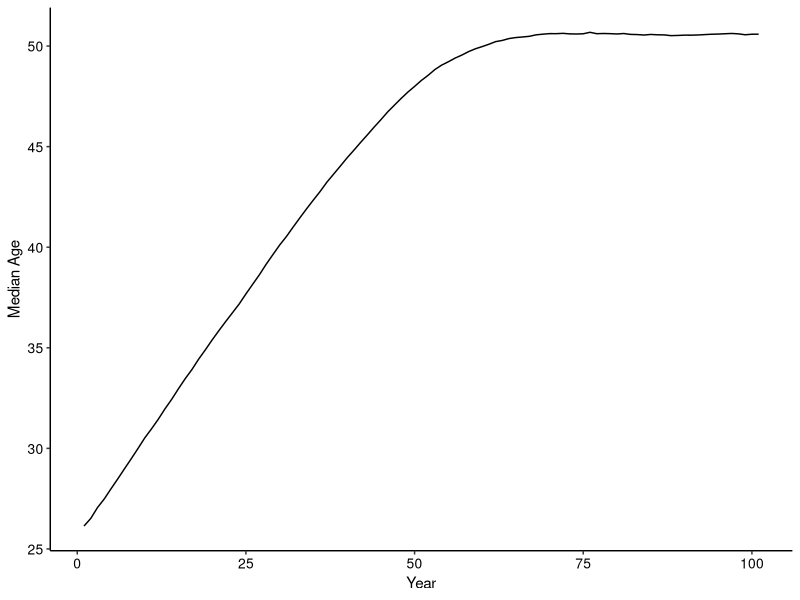
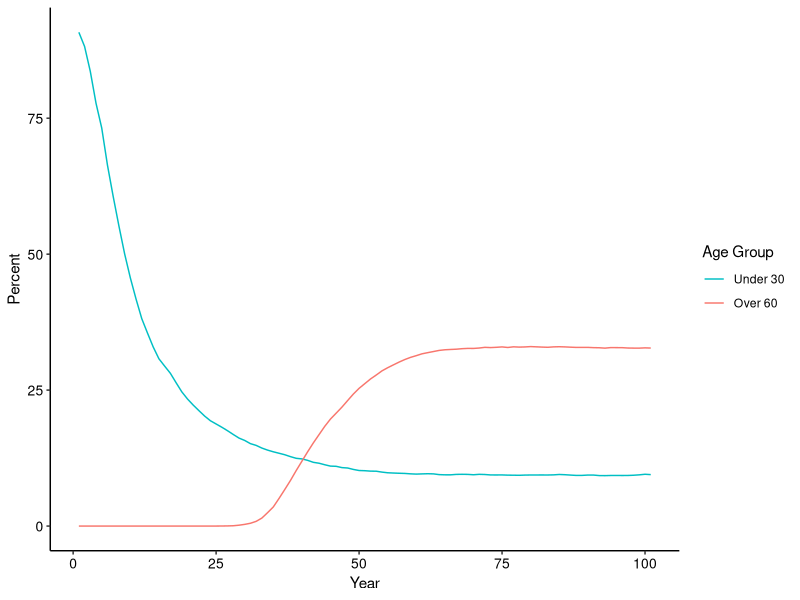
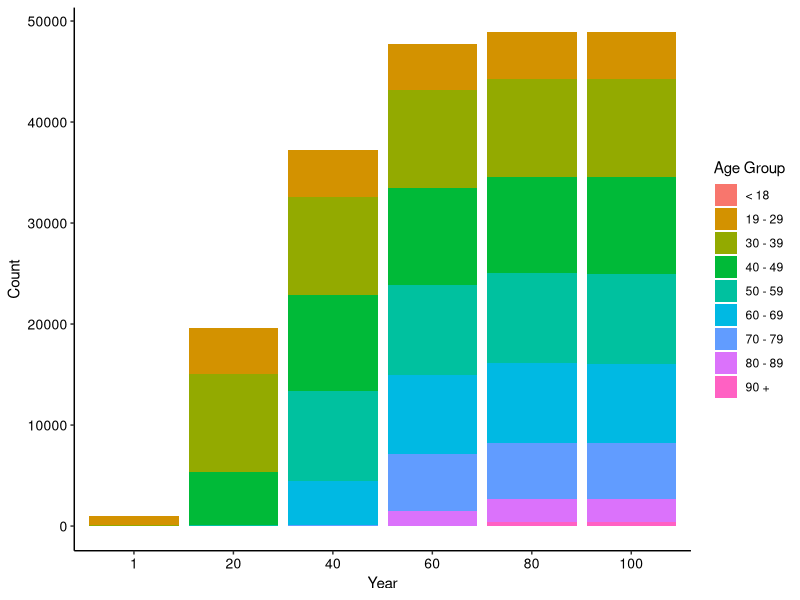
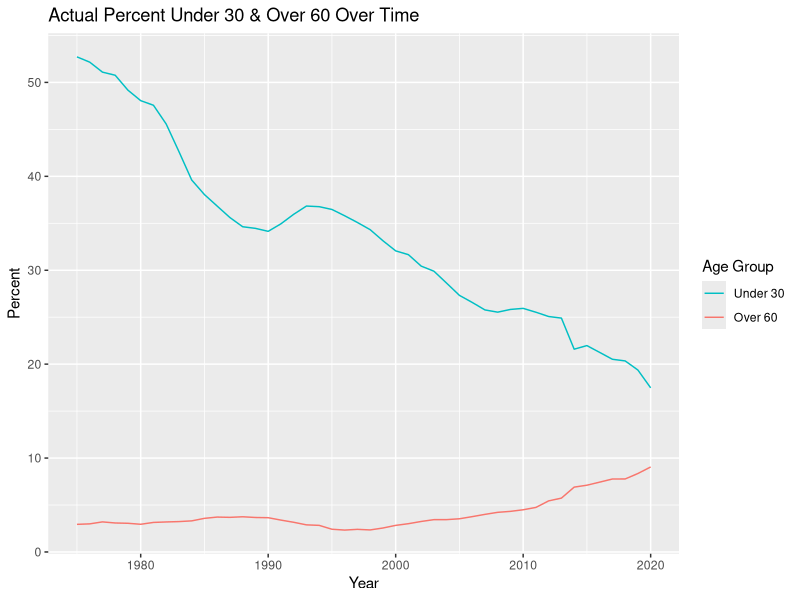
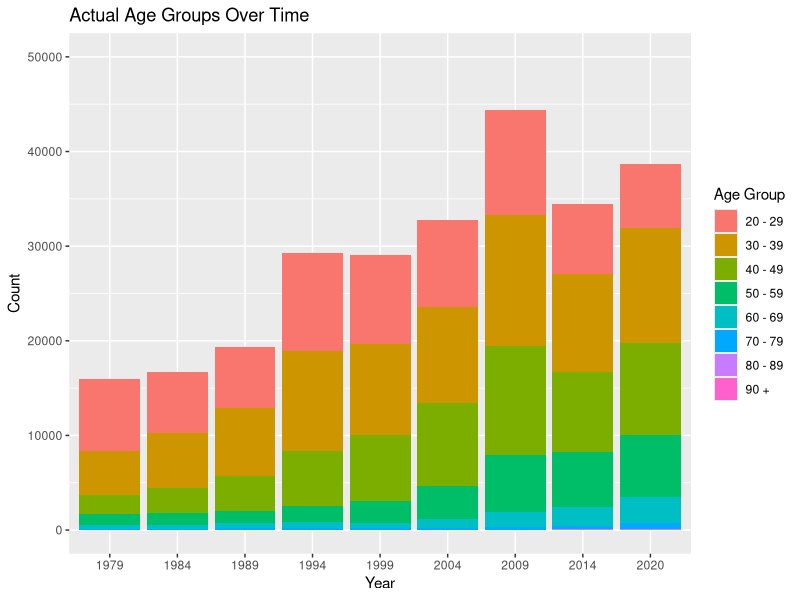
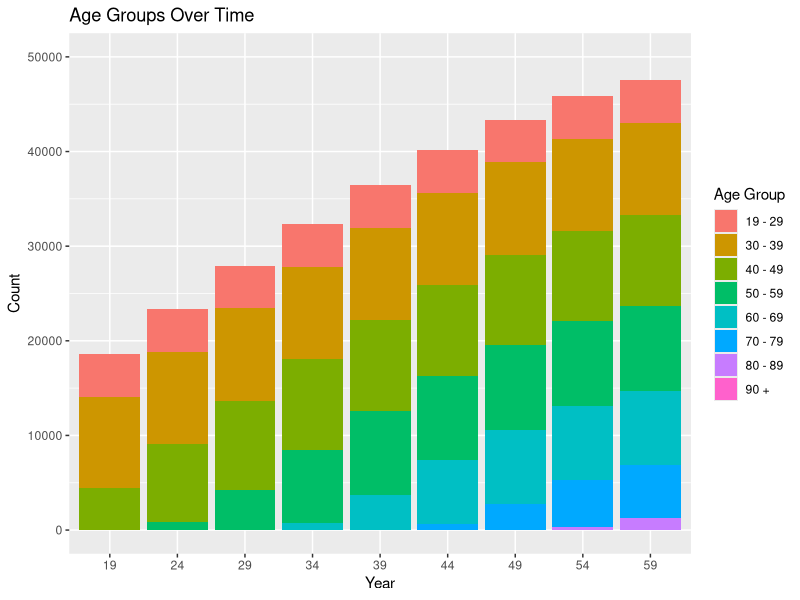
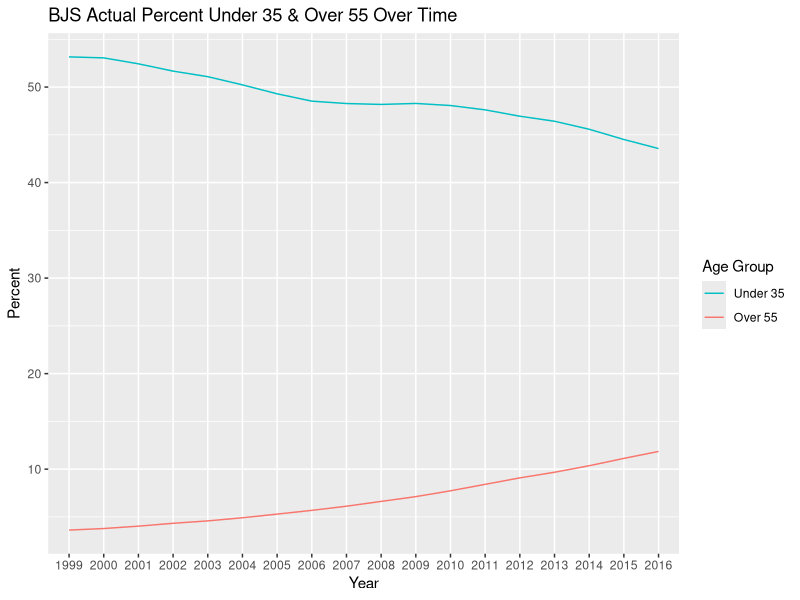
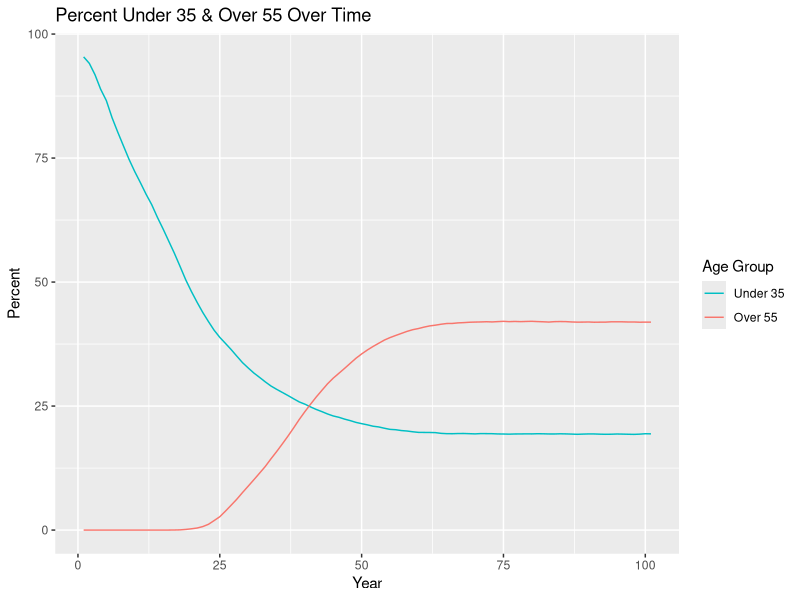

These charts were generated, in order, by the following R code:
## ---- chunk 1
knitr::opts_chunk$set(echo = TRUE)
## ---- chunk 2
library(tidyverse)
## ---- chunk 3
set.seed(12345)
## ---- chunk 4
pop_n <- 1000
pop_mean <- 26
pop_sd <- 3
parole_eligibility <- 20
parole_prob <- 0.9
## ---- chunk 5
population <- 
  rnorm(n = pop_n, mean = pop_mean, sd = pop_sd) %>% 
  enframe() %>% 
  select(value) %>% 
  rename(original_age = value) %>% 
  mutate(current_age = original_age, years_incarcerated = 0)

overall <-
  tibble(year = 1, total = nrow(population), 
         median_age = median(population$current_age)) %>% 
  mutate("< 18" = pull(count(filter(population, current_age < 19))),
         "19 - 29" = pull(count(filter(population, current_age >= 19 & current_age < 30))),
         "30 - 39" = pull(count(filter(population, current_age >= 30 & current_age < 40))),
         "40 - 49" = pull(count(filter(population, current_age >= 40 & current_age < 50))),
         "50 - 59" = pull(count(filter(population, current_age >= 50 & current_age < 60))),
         "60 - 69" = pull(count(filter(population, current_age >= 60 & current_age < 70))),
         "70 - 79" = pull(count(filter(population, current_age >= 70 & current_age < 80))),
         "80 - 89" = pull(count(filter(population, current_age >= 80 & current_age < 90))),
         "90 +" = pull(count(filter(population, current_age >= 90))))
## ---- chunk 6
one_year_population <- function(data) {
  # age & years incarcerated increases by 1
  data$current_age <- data$current_age + 1
  data$years_incarcerated <- data$years_incarcerated + 1
  
  # creates age group cohorts & randomly removes fraction based on cohort
  less_than_18 <- filter(data, current_age < 19)
  less_than_18 <- sample_frac(less_than_18, (1 - 0.0007))
  
  `19_to_29` <- filter(data, current_age >= 19 & current_age < 30)
  `19_to_29` <- sample_frac(`19_to_29`, (1 - 0.0013))
  
  `30_to_39` <- filter(data, current_age >= 30 & current_age < 40)
  `30_to_39` <- sample_frac(`30_to_39`, (1 - 0.0019))
  
  `40_to_49` <- filter(data, current_age >= 40 & current_age < 50)
  `40_to_49` <- sample_frac(`40_to_49`, (1 - 0.0040))
  
  `50_to_59` <- filter(data, current_age >= 50 & current_age < 60)
  `50_to_59` <- sample_frac(`50_to_59`, (1 - 0.0088))
  
  `60_to_69` <- filter(data, current_age >= 60 & current_age < 70)
  `60_to_69` <- sample_frac(`60_to_69`, (1 - 0.0178))
  
  `70_to_79` <- filter(data, current_age >= 70 & current_age < 80)
  `70_to_79` <- sample_frac(`70_to_79`, (1 - 0.0439))
  
  `80_to_89` <- filter(data, current_age >= 80 & current_age < 90)
  `80_to_89` <- sample_frac(`80_to_89`, (1 - 0.1345))
  
  over_90 <- filter(data, current_age >= 90)
  over_90 <- sample_frac(over_90, (1 - 0.2000))
  
  data <- do.call("rbind", list(less_than_18, `19_to_29`, `30_to_39`, `40_to_49`, `50_to_59`, 
                                `60_to_69`,`70_to_79`, `80_to_89`, over_90))
  
  # adds 1000 more
  incoming <- 
    rnorm(n = pop_n, mean = pop_mean, sd = pop_sd) %>% 
    enframe() %>% 
    select(value) %>% 
    rename(original_age = value) %>% 
    mutate(current_age = original_age, years_incarcerated = 0)
  data <- rbind(data, incoming)
  
  # removes any observations with age less than 16 or greater than 100
  data <- data %>% 
    filter(current_age >= 16 & current_age < 100)
}

one_year_overall <- function(data, p) {
    incoming <-
      tibble(year = last(data$year) + 1, total = nrow(p),
             median_age = median(p$current_age)) %>% 
        mutate("< 18" = pull(count(filter(p, current_age < 19))),
               "19 - 29" = pull(count(filter(p, current_age >= 19 & current_age < 30))),
               "30 - 39" = pull(count(filter(p, current_age >= 30 & current_age < 40))),
               "40 - 49" = pull(count(filter(p, current_age >= 40 & current_age < 50))),
               "50 - 59" = pull(count(filter(p, current_age >= 50 & current_age < 60))),
               "60 - 69" = pull(count(filter(p, current_age >= 60 & current_age < 70))),
               "70 - 79" = pull(count(filter(p, current_age >= 70 & current_age < 80))),
               "80 - 89" = pull(count(filter(p, current_age >= 80 & current_age < 90))),
               "90 +" = pull(count(filter(p, current_age >= 90))))
    data <- rbind(data, incoming)
}
## ---- chunk 7
# extend 100 years until stable
no_parole_population <- population
no_parole_overall <- overall

for (i in 1:100) {
  no_parole_population <- one_year_population(no_parole_population)
  no_parole_overall <- one_year_overall(no_parole_overall, no_parole_population)
}
## ---- chunk 8
ggplot(data = no_parole_overall, mapping = aes(x = year, y = median_age)) +
  geom_line() +
  labs(x = "Year", y = "Median Age") +
  theme_classic() +
  theme(axis.text.x = element_text(color = "#000000", size = 10),
        axis.text.y = element_text(color = "#000000", size = 10))

no_parole_overall %>% 
  mutate(under_30 = (`19 - 29` + `< 18`) / total * 100, 
         over_60 = (`60 - 69` + `70 - 79` + `80 - 89` + `90 +`) / total * 100) %>% 
  select(year, under_30, over_60) %>% 
  ggplot(data = ., mapping = aes(x = year, group = 1)) +
  geom_line(mapping = aes(y = under_30, color = "under_30")) +
  geom_line(mapping = aes(y = over_60, color = "over_60")) +
  labs(x = "Year", y = "Percent") +
  scale_color_discrete(name = "Age Group",
                       breaks = c("under_30", "over_60"), labels = c("Under 30", "Over 60")) +
  theme_classic() +
  theme(axis.text.x = element_text(color = "#000000", size = 10),
        axis.text.y = element_text(color = "#000000", size = 10))

no_parole_overall_long <- no_parole_overall %>% 
  select(year, `< 18`:`90 +`) %>% 
  mutate(year = as.character(year)) %>% 
  pivot_longer(-year, names_to = "age_group", values_to = "count")

ggplot(data = no_parole_overall_long, mapping = aes(x = year, y = count, fill = age_group)) +
  geom_bar(position = "stack", stat = "identity") +
  labs(x = "Year", y = "Count") +
  scale_x_discrete(limits = c("1", "20", "40", "60", "80", "100")) +
  scale_fill_discrete(name = "Age Group",
                      breaks = c("< 18", "19 - 29", "30 - 39", "40 - 49", "50 - 59", "60 - 69",
                                 "70 - 79", "80 - 89", "90 +")) +
  theme_classic() +
  theme(axis.text.x = element_text(color = "#000000", size = 10),
        axis.text.y = element_text(color = "#000000", size = 10))
## ---- chunk 9
simulation_base <- no_parole_overall %>% 
  filter(year == 100) %>%
  mutate(`< 18` = `< 18` / total * 100, `19 - 29` = `19 - 29` / total * 100,
         `30 - 39` = `30 - 39` / total * 100, `40 - 49` = `40 - 49` / total * 100,
         `50 - 59` = `50 - 59` / total * 100, `60 - 69` = `60 - 69` / total * 100,
         `70 - 79` = `70 - 79` / total * 100, `80 - 89` = `80 - 89` / total * 100,
         `90 +` = `90 +` / total * 100) %>% 
  select(total:`90 +`)

simulation_base_alt <- no_parole_overall %>% 
  filter(year == 100) %>% 
  mutate(under_30 = (`19 - 29` + `< 18`) / total * 100, 
         over_60 = (`60 - 69` + `70 - 79` + `80 - 89` + `90 +`) / total * 100) %>% 
  select(total, median_age, under_30, over_60)
## ---- chunk 10
bar_race <- no_parole_overall %>% 
  select(year, `< 18`:`90 +`) %>% 
  mutate(year = as.character(year)) %>% 
  pivot_longer(-year, names_to = "age_group", values_to = "count") %>% 
  pivot_wider(names_from = "year", values_from = "count")
## ---- chunk 11
nc <- read.csv("nc.csv")
nc %>% 
  mutate(Under30 = (AgeUnder20 + Age20to29) / PrisonPopulation * 100, 
         Over60 = (Age60to69 + Age70to79 + Age80to89 + Age90over) / PrisonPopulation * 100) %>% 
  select(year, PrisonPopulation, Under30, Over60) %>% 
  ggplot(data = ., mapping = aes(x = year, group = 1)) +
  geom_line(mapping = aes(y = Under30, color = "Under30")) +
  geom_line(mapping = aes(y = Over60, color = "Over60")) +
  labs(title = "Actual Percent Under 30 & Over 60 Over Time", x = "Year", y = "Percent") +
  scale_color_discrete(name = "Age Group",
                       breaks = c("Under30", "Over60"), labels = c("Under 30", "Over 60"))

nc_long <- nc %>% 
  select(year, AgeUnder20:Age90over) %>% 
  mutate(year = as.character(year)) %>% 
  pivot_longer(-year, names_to = "age_group", values_to = "count")

nc_long %>% 
  filter(age_group != "AgeUnder20") %>% 
  ggplot(data = ., mapping = aes(x = year, y = count, fill = age_group)) +
  geom_col() +
  labs(title = "Actual Age Groups Over Time", x = "Year", y = "Count") +
  scale_x_discrete(limits = c("1979", "1984", "1989", "1994", "1999", "2004", "2009", "2014", 
                              "2020")) +
  expand_limits(y = c(0, 50000)) +
  scale_fill_discrete(name = "Age Group",
                      breaks = c("Age20to29", "Age30to39", "Age40to49", "Age50to59", 
                                 "Age60to69", "Age70to79", "Age80to89", "Age90over"),
                      labels = c("20 - 29", "30 - 39", "40 - 49", "50 - 59", "60 - 69",
                                 "70 - 79", "80 - 89", "90 +"))

no_parole_overall_long %>% 
  filter(age_group != "< 18") %>% 
  ggplot(data = ., mapping = aes(x = year, y = count, fill = age_group)) +
  geom_col() +
  labs(title = "Age Groups Over Time", x = "Year", y = "Count") +
  scale_x_discrete(limits = c("19", "24", "29", "34", "39", "44", "49", "54", "59")) +
  expand_limits(y = c(0, 50000)) +
  scale_fill_discrete(name = "Age Group",
                      breaks = c("19 - 29", "30 - 39", "40 - 49", "50 - 59", "60 - 69",
                                 "70 - 79", "80 - 89", "90 +"))
## ---- chunk 12
actual_nc <- nc %>% 
  filter(year == 2020) %>% 
  mutate(AgeUnder20 = AgeUnder20 / PrisonPopulation * 100,
         Age20to29 = Age20to29 / PrisonPopulation * 100, 
         Age30to39 = Age30to39 / PrisonPopulation * 100, 
         Age40to49 = Age40to49 / PrisonPopulation * 100, 
         Age50to59 = Age50to59 / PrisonPopulation * 100, 
         Age60to69 = Age60to69 / PrisonPopulation * 100, 
         Age70to79 = Age70to79 / PrisonPopulation * 100, 
         Age80to89 = Age80to89 / PrisonPopulation * 100, 
         Age90over = Age90over / PrisonPopulation * 100)
## ---- chunk 13
bjs <- read.csv("bjs.csv")
bjs_wide <- bjs %>% 
  select(RPTYEAR, AGEYREND, n) %>% 
  mutate(RPTYEAR = as.character(RPTYEAR)) %>% 
  pivot_wider(names_from = "AGEYREND", values_from = "n") %>% 
  mutate(total = `(1) 18-24 years` + `(2) 25-34 years` + `(3) 35-44 years` + 
           `(4) 45-54 years` + `(5) 55+ years`)

bjs_wide %>% 
  mutate(under_35 = (`(1) 18-24 years` + `(2) 25-34 years`) / total * 100, 
         over_55 = `(5) 55+ years` / total * 100) %>% 
  select(RPTYEAR, under_35, over_55) %>% 
  ggplot(data = ., mapping = aes(x = RPTYEAR, group = 1)) +
  geom_line(mapping = aes(y = under_35, color = "under_35")) +
  geom_line(mapping = aes(y = over_55, color = "over_55")) + 
  labs(title = "BJS Actual Percent Under 35 & Over 55 Over Time", x = "Year", y = "Percent") +
  scale_color_discrete(name = "Age Group", 
                       breaks = c("under_35", "over_55"), labels = c("Under 35", "Over 55"))

no_parole_overall %>% 
  mutate(under_35 = (`30 - 39` / 2 + `19 - 29` + `< 18`) / total * 100,
         over_55 = (`50 - 59` / 2 + `60 - 69` + `70 - 79` + `80 - 89` + `90 +`) / 
           total * 100) %>% 
  select(year, under_35, over_55) %>% 
  ggplot(data = ., mapping = aes(x = year, group = 1)) +
  geom_line(mapping = aes(y = under_35, color = "under_35")) +
  geom_line(mapping = aes(y = over_55, color = "over_55")) +
  labs(title = "Percent Under 35 & Over 55 Over Time", x = "Year", y = "Percent") +
  scale_color_discrete(name = "Age Group",
                       breaks = c("under_35", "over_55"), labels = c("Under 35", "Over 55"))

ggplot(data = bjs, mapping = aes(x = RPTYEAR, y = COUNT_THSNDS, fill = AGEYREND)) +
  geom_col() +
  labs(title = "BJS Actual Age Groups Over Time", x = "Year", y = "Count (in thousands)") +
  scale_fill_discrete(name = "Age Group",
                      breaks = c("(1) 18-24 years", "(2) 25-34 years", "(3) 35-44 years",
                                 "(4) 45-54 years", "(5) 55+ years"),
                      labels = c("18 - 24", "25 - 34", "35 - 44", "45 - 54", "55 +"))

no_parole_overall %>% 
  mutate(`18 - 24` = `< 18` + `19 - 29` / 2, `25 - 34` = `19 - 29` / 2 + `30 - 39` / 2,
         `35 - 44` = `30 - 39` / 2 + `40 - 49` / 2, `45 - 54` = `40 - 49` / 2 + `50 - 59` / 2,
         `55 +` = `50 - 59` / 2 + `60 - 69` + `70 - 79` + `80 - 89` + `90 +`) %>% 
  select(year, `18 - 24`:`55 +`) %>% 
  mutate(year = as.character(year)) %>% 
  pivot_longer(-year, names_to = "age_group", values_to = "count") %>% 
  ggplot(data = ., mapping = aes(x = year, y = count, fill = age_group)) +
  geom_col() +
  labs(title = "Age Groups Over Time", x = "Year", y = "Count") +
  scale_x_discrete(limits = c("19", "24", "29", "34", "39", "44", "49", "54", "59")) +
  scale_fill_discrete(name = "Age Group")
## ---- chunk 14
population_e <- no_parole_population
overall_e <- no_parole_overall
for (i in 1:100) {
  population_e <- one_year_population(population_e)
  overall_e <- one_year_overall(overall_e, population_e)
}
## ---- chunk 15
ggplot(data = overall_e, mapping = aes(x = year, y = median_age)) +
  geom_line() +
  labs(title = "Median Age Over Time", x = "Year", y = "Median Age")

overall_e %>% 
  mutate(under_30 = (`19 - 29` + `< 18`) / total * 100, 
         over_60 = (`60 - 69` + `70 - 79` + `80 - 89` + `90 +`) / total * 100) %>% 
  select(year, under_30, over_60) %>% 
  ggplot(data = ., mapping = aes(x = year, group = 1)) +
  geom_line(mapping = aes(y = under_30, color = "under_30")) +
  geom_line(mapping = aes(y = over_60, color = "over_60")) +
  labs(title = "Percent Under 30 & Over 60 Over Time", x = "Year", y = "Count") +
  scale_color_discrete(name = "Age Group",
                       breaks = c("under_30", "over_60"), labels = c("Under 30", "Over 60"))

overall_e_long <- overall_e %>% 
  select(year, `< 18`:`90 +`) %>% 
  mutate(year = as.character(year)) %>% 
  pivot_longer(-year, names_to = "age_group", values_to = "count") %>% 
  filter(year == "1" | year == "21" | year == "41" | year == "61" | year == "81" | 
           year == "101" | year == "121" | year == "141" | year == "161" | year == "181" |
           year == "201")

ggplot(data = overall_e_long, mapping = aes(x = year, y = count, fill = age_group)) +
  geom_bar(position = "stack", stat = "identity") +
  labs(title = "Age Groups Over Time", x = "Year", y = "Count") +
  scale_x_discrete(limits = c("1", "21", "41", "61", "81", "101", "121", "141", "161", "181", 
                              "201")) +
  scale_fill_discrete(name = "Age Group",
                      breaks = c("< 18", "19 - 29", "30 - 39", "40 - 49", "50 - 59", "60 - 69",
                                 "70 - 79", "80 - 89", "90 +"))

bar_race_e <- overall_e %>% 
  select(year, `< 18`:`90 +`) %>% 
  mutate(year = as.character(year)) %>% 
  pivot_longer(-year, names_to = "age_group", values_to = "count") %>% 
  pivot_wider(names_from = "year", values_from = "count")
## ---- chunk 16
one_year_parole <- function(data) {
  # age & years incarcerated increases by 1
  data$current_age <- data$current_age + 1
  data$years_incarcerated <- data$years_incarcerated + 1
  
  # creates age group cohorts & randomly removes fraction based on cohort
  less_than_18 <- filter(data, current_age < 19)
  less_than_18 <- sample_frac(less_than_18, (1 - 0.0007))
  
  `19_to_29` <- filter(data, current_age >= 19 & current_age < 30)
  `19_to_29` <- sample_frac(`19_to_29`, (1 - 0.0013))
  
  `30_to_39` <- filter(data, current_age >= 30 & current_age < 40)
  `30_to_39` <- sample_frac(`30_to_39`, (1 - 0.0019))
  
  `40_to_49` <- filter(data, current_age >= 40 & current_age < 50)
  `40_to_49` <- sample_frac(`40_to_49`, (1 - 0.0040))
  
  `50_to_59` <- filter(data, current_age >= 50 & current_age < 60)
  `50_to_59` <- sample_frac(`50_to_59`, (1 - 0.0088))
  
  `60_to_69` <- filter(data, current_age >= 60 & current_age < 70)
  `60_to_69` <- sample_frac(`60_to_69`, (1 - 0.0178))
  
  `70_to_79` <- filter(data, current_age >= 70 & current_age < 80)
  `70_to_79` <- sample_frac(`70_to_79`, (1 - 0.0439))
  
  `80_to_89` <- filter(data, current_age >= 80 & current_age < 90)
  `80_to_89` <- sample_frac(`80_to_89`, (1 - 0.1345))
  
  over_90 <- filter(data, current_age >= 90)
  over_90 <- sample_frac(over_90, (1 - 0.2000))
  
  data <- do.call("rbind", list(less_than_18, `19_to_29`, `30_to_39`, `40_to_49`, `50_to_59`, 
                                `60_to_69`,`70_to_79`, `80_to_89`, over_90))
  
  eligible <- sample_frac(filter(data, years_incarcerated >= parole_eligibility), parole_prob)
  ineligible <- filter(data, years_incarcerated < parole_eligibility)
  data <- rbind(eligible, ineligible)
  
  # adds 1000 more
  incoming <- 
    rnorm(n = pop_n, mean = pop_mean, sd = pop_sd) %>% 
    enframe() %>% 
    select(value) %>% 
    rename(original_age = value) %>% 
    mutate(current_age = original_age, years_incarcerated = 0)
  data <- rbind(data, incoming)
  
  # removes any observations with age less than 16 or greater than 100
  data <- data %>% 
    filter(current_age >= 16 & current_age < 100)
}
## ---- chunk 17
parole_population <- population
parole_overall <- overall

for (i in 1:100) {
  parole_population <- one_year_parole(parole_population)
  parole_overall <- one_year_overall(parole_overall, parole_population)
}
## ---- chunk 18
ggplot(data = parole_overall, mapping = aes(x = year, y = median_age)) +
  geom_line() +
  labs(x = "Year", y = "Median Age") +
  theme_classic() +
  theme(axis.text.x = element_text(color = "#000000", size = 10),
        axis.text.y = element_text(color = "#000000", size = 10))

parole_overall %>% 
  mutate(under_30 = (`19 - 29` + `< 18`) / total * 100, 
         over_60 = (`60 - 69` + `70 - 79` + `80 - 89` + `90 +`) / total * 100) %>% 
  select(year, under_30, over_60) %>% 
  ggplot(data = ., mapping = aes(x = year, group = 1)) +
  geom_line(mapping = aes(y = under_30, color = "under_30")) +
  geom_line(mapping = aes(y = over_60, color = "over_60")) +
  labs(x = "Year", y = "Count") +
  scale_color_discrete(name = "Age Group",
                       breaks = c("under_30", "over_60"), labels = c("Under 30", "Over 60")) +
  theme_classic() +
  theme(axis.text.x = element_text(color = "#000000", size = 10),
        axis.text.y = element_text(color = "#000000", size = 10))

parole_overall_long <- parole_overall %>% 
  select(year, `< 18`:`90 +`) %>% 
  mutate(year = as.character(year)) %>% 
  pivot_longer(-year, names_to = "age_group", values_to = "count")

ggplot(data = parole_overall_long, mapping = aes(x = year, y = count, fill = age_group)) +
  geom_bar(position = "stack", stat = "identity") +
  labs(x = "Year", y = "Count") +
  scale_x_discrete(limits = c("1", "20", "40", "60", "80", "100")) +
  scale_fill_discrete(name = "Age Group",
                      breaks = c("< 18", "19 - 29", "30 - 39", "40 - 49", "50 - 59", "60 - 69",
                                 "70 - 79", "80 - 89", "90 +")) +
  theme_classic() +
  theme(axis.text.x = element_text(color = "#000000", size = 10),
        axis.text.y = element_text(color = "#000000", size = 10))
## ---- chunk 19
simulation_parole <- parole_overall %>% 
  filter(year == 100) %>%
  mutate(`< 18` = `< 18` / total * 100, `19 - 29` = `19 - 29` / total * 100,
         `30 - 39` = `30 - 39` / total * 100, `40 - 49` = `40 - 49` / total * 100,
         `50 - 59` = `50 - 59` / total * 100, `60 - 69` = `60 - 69` / total * 100,
         `70 - 79` = `70 - 79` / total * 100, `80 - 89` = `80 - 89` / total * 100,
         `90 +` = `90 +` / total * 100) %>% 
  select(total:`90 +`)

simulation_parole_alt <- parole_overall %>% 
  filter(year == 100) %>% 
  mutate(under_30 = (`19 - 29` + `< 18`) / total * 100, 
         over_60 = (`60 - 69` + `70 - 79` + `80 - 89` + `90 +`) / total * 100) %>% 
  select(total, median_age, under_30, over_60)
## ---- chunk 20
policy_population <- parole_population
policy_overall <- parole_overall

for (i in 1:100) {
  policy_population <- one_year_population(policy_population)
  policy_overall <- one_year_overall(policy_overall, policy_population)
}
## ---- chunk 21
ggplot(data = policy_overall, mapping = aes(x = year, y = median_age)) +
  geom_line() +
  labs(x = "Year", y = "Median Age") +
  theme_classic() +
  theme(axis.text.x = element_text(color = "#000000", size = 10),
        axis.text.y = element_text(color = "#000000", size = 10))

policy_overall %>% 
  mutate(under_30 = (`19 - 29` + `< 18`) / total * 100, 
         over_60 = (`60 - 69` + `70 - 79` + `80 - 89` + `90 +`) / total * 100) %>% 
  select(year, under_30, over_60) %>% 
  ggplot(data = ., mapping = aes(x = year, group = 1)) +
  geom_line(mapping = aes(y = under_30, color = "under_30")) +
  geom_line(mapping = aes(y = over_60, color = "over_60")) +
  labs(x = "Year", y = "Count") +
  scale_color_discrete(name = "Age Group",
                       breaks = c("under_30", "over_60"), labels = c("Under 30", "Over 60")) +
  theme_classic() +
  theme(axis.text.x = element_text(color = "#000000", size = 10),
        axis.text.y = element_text(color = "#000000", size = 10))

policy_overall_long <- policy_overall %>% 
  select(year, `< 18`:`90 +`) %>% 
  mutate(year = as.character(year)) %>% 
  pivot_longer(-year, names_to = "age_group", values_to = "count")

ggplot(data = policy_overall_long, mapping = aes(x = year, y = count, fill = age_group)) +
  geom_bar(position = "stack", stat = "identity") +
  labs(x = "Year", y = "Count") +
  scale_x_discrete(limits = c("100", "105", "110", "115", "120", "125", 
                              "130", "135", "140", "145", "150")) +
  scale_fill_discrete(name = "Age Group",
                      breaks = c("< 18", "19 - 29", "30 - 39", "40 - 49", "50 - 59", "60 - 69",
                                 "70 - 79", "80 - 89", "90 +")) +
  theme_classic() +
  theme(axis.text.x = element_text(color = "#000000", size = 10),
        axis.text.y = element_text(color = "#000000", size = 10))
